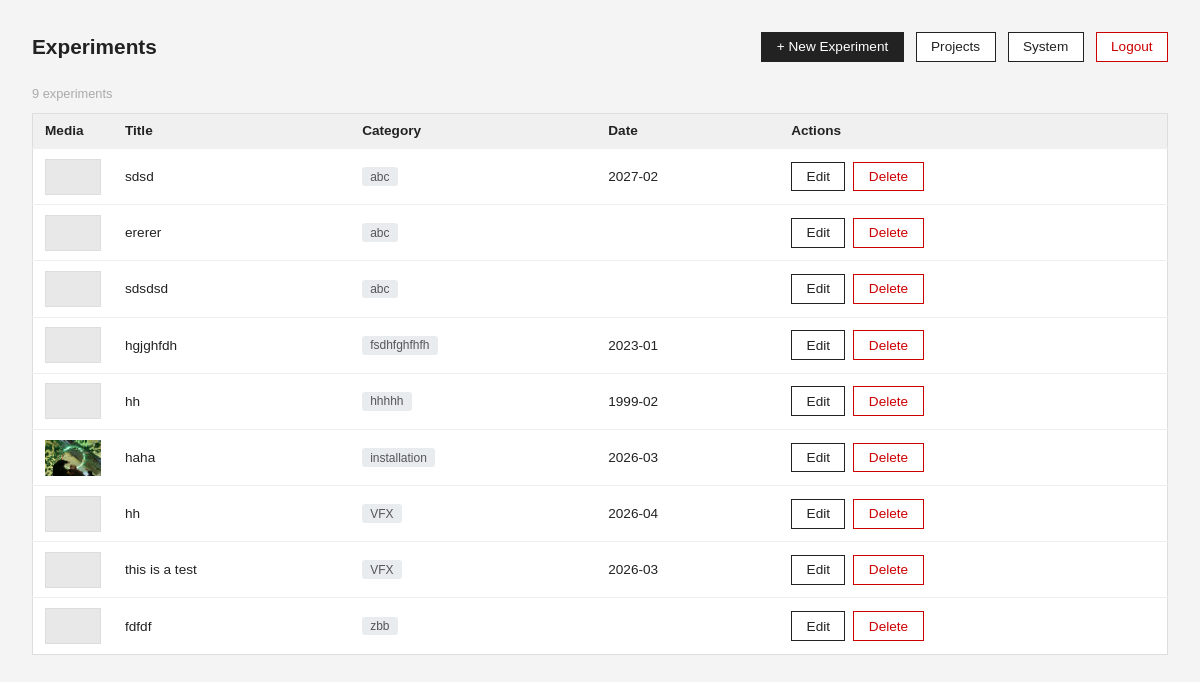
/admin/experiments.php (signed in), run on the app's committed database.
### tables this page shows
CREATE TABLE experiments (
            id         INTEGER PRIMARY KEY AUTOINCREMENT,
            title      TEXT    NOT NULL,
            category   TEXT,
            date       TEXT,
            sort_order INTEGER DEFAULT 0,
            created_at TEXT,
            updated_at TEXT
        , description TEXT);

### src/experiment-model.php (called while the page is built, shortened)
<?php
require_once __DIR__ . '/media.php';
function get_all_experiments(): array {
    $db = get_db();
    return $db->query("SELECT * FROM experiments ORDER BY category COLLATE NOCASE ASC, date DESC")
              ->fetchAll(PDO::FETCH_ASSOC);
}
function list_experiment_media(int $id): array {
    return _list_media_files(get_experiment_media_path((string) $id));
}

### src/media.php (called while the page is built, shortened)
<?php
function get_experiment_media_path(string $slug): string {
    return UPLOADS_ROOT . '/experiments/' . $slug;
}
function _list_media_files(string $path): array {
    if (!is_dir($path)) return [];
    $files = [];
    $items = array_diff(scandir($path), ['.', '..']);
    foreach ($items as $item) {
        $full = "$path/$item";
        $rel = '/uploads' . substr($full, strlen(UPLOADS_ROOT));
        $rel = str_replace('\\', '/', $rel);
        $files[] = [
            'name' => $item,
            'url'  => $rel,
            'ext'  => strtolower(pathinfo($item, PATHINFO_EXTENSION)),
            'size' => filesize($full),
            'path' => $full,
        ];
    }
    return $files;
}

### public/admin/experiments.php (the view, shortened to what this page needs)
<?php
require_once __DIR__ . '/../../src/experiment-model.php';
$all = get_all_experiments();
?>
<!DOCTYPE html>
<html lang="en">
<head>
</head>
<body>
<div class="header">
    <h1>Experiments</h1>
    <div class="header-actions">
        <a href="/admin/experiment-create.php" class="btn btn-primary">+ New Experiment</a>
        <a href="/admin/dashboard.php" class="btn">Projects</a>
        <a href="/admin/debug-db.php" class="btn">System</a>
        <a href="/admin/logout.php" class="btn btn-danger">Logout</a>
    </div>
</div>
<?php if (empty($all)): ?>
    <p>No experiments yet.</p>
<?php else: ?>
    <p style="font-size:0.8rem;color:#aaa;margin-bottom:0.75rem"><?= count($all) ?> experiments</p>
    <table>
        <thead>
            <tr>
                <th style="width:64px">Media</th>
                <th>Title</th>
                <th>Category</th>
                <th>Date</th>
                <th>Actions</th>
            </tr>
        </thead>
        <tbody>
            <?php foreach ($all as $e):
                $media = list_experiment_media((int)$e['id']);
                $thumb = null;
                foreach ($media as $f) {
                    if (in_array($f['ext'], ['jpg','jpeg','png','webp','gif'])) {
                        $thumb = $f; break;
                    }
                }
            ?>
            <tr>
                <td>
                    <?php if ($thumb): ?>
                        <img class="thumb" src="<?= htmlspecialchars($thumb['url']) ?>" alt="">
                    <?php else: ?>
                        <div class="thumb-placeholder"></div>
                    <?php endif; ?>
                </td>
                <td><?= htmlspecialchars($e['title']) ?></td>
                <td><span class="cat-badge"><?= htmlspecialchars($e['category'] ?? '—') ?></span></td>
                <td><?= htmlspecialchars($e['date'] ?? '—') ?></td>
                <td>
                    <div class="actions">
                        <a href="/admin/experiment-edit.php?id=<?= (int)$e['id'] ?>" class="btn">Edit</a>
                        <a href="/admin/experiment-delete.php?id=<?= (int)$e['id'] ?>" class="btn btn-danger">Delete</a>
                    </div>
                </td>
            </tr>
            <?php endforeach; ?>
        </tbody>
    </table>
<?php endif; ?>
</body>
</html>

### public/admin/experiments.php (style rules this page uses)
* { box-sizing: border-box; margin: 0; padding: 0; }
body { font-family: sans-serif; background: #f4f4f4; color: #222; padding: 2rem; }
.header { display: flex; justify-content: space-between; align-items: center; margin-bottom: 1.5rem; flex-wrap: wrap; gap: 0.75rem; }
h1 { font-size: 1.3rem; }
.header-actions { display: flex; gap: 0.75rem; align-items: center; flex-wrap: wrap; }
a.btn { padding: 0.4rem 0.9rem; font-size: 0.85rem; text-decoration: none; border: 1px solid #222; color: #222; background: #fff; }
a.btn-primary { background: #222; color: #fff; }
a.btn-danger { border-color: #c00; color: #c00; }
table { width: 100%; border-collapse: collapse; background: #fff; border: 1px solid #ddd; }
th, td { text-align: left; padding: 0.6rem 0.75rem; border-bottom: 1px solid #eee; font-size: 0.85rem; }
th { background: #f0f0f0; font-weight: 600; }
tr:last-child td { border-bottom: none; }
.thumb { width: 56px; height: 36px; object-fit: cover; background: #e0e0e0; display: block; }
.thumb-placeholder { width: 56px; height: 36px; background: #e8e8e8; border: 1px solid #ddd; }
.actions { display: flex; gap: 0.5rem; }
.cat-badge { display: inline-block; padding: 0.15rem 0.5rem; font-size: 0.75rem; background: #e9ecef; color: #555; border-radius: 3px; }

### data on the page
experiments: title "sdsd", category "abc", date "2027-02"
experiments: title "ererer", category "abc"
experiments: title "sdsdsd", category "abc"
experiments: title "hgjghfdh", category "fsdhfghfhfh", date "2023-01"
experiments: title "hh", category "hhhhh", date "1999-02"
experiments: title "haha", category "installation", date "2026-03"
experiments: title "hh", category "VFX", date "2026-04"
experiments: title "this is a test", category "VFX", date "2026-03"
experiments: title "fdfdf", category "zbb"

### other printed values
count($all) "9"
